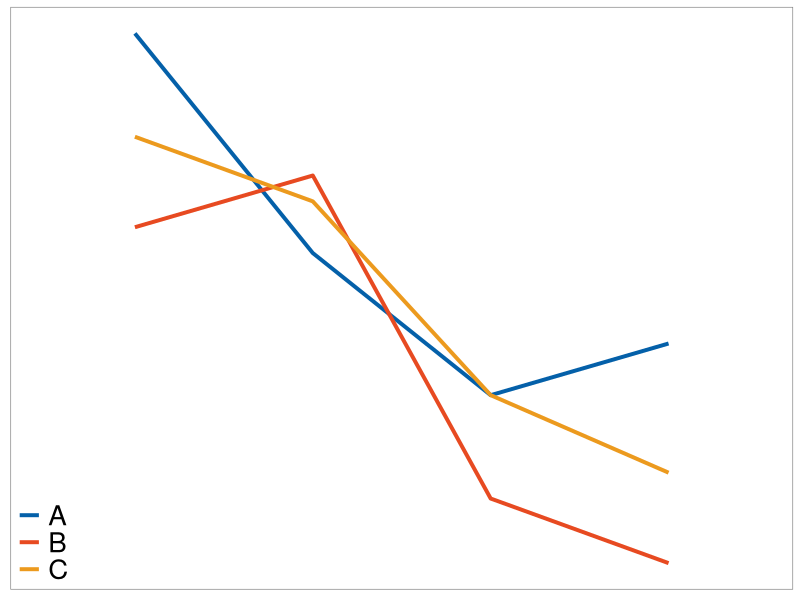
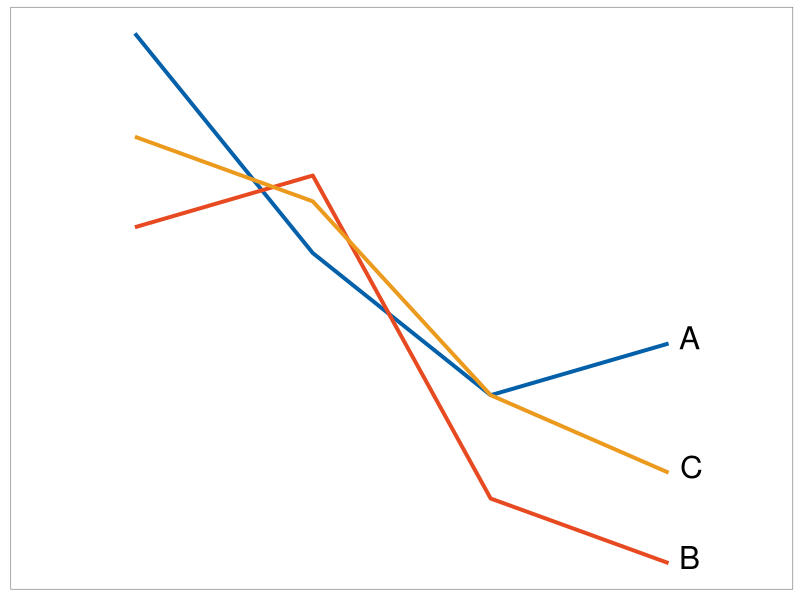
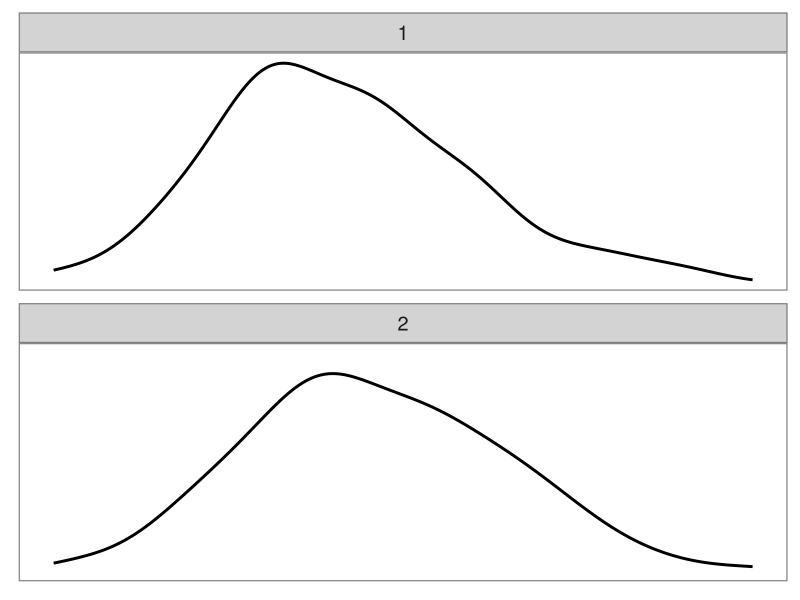
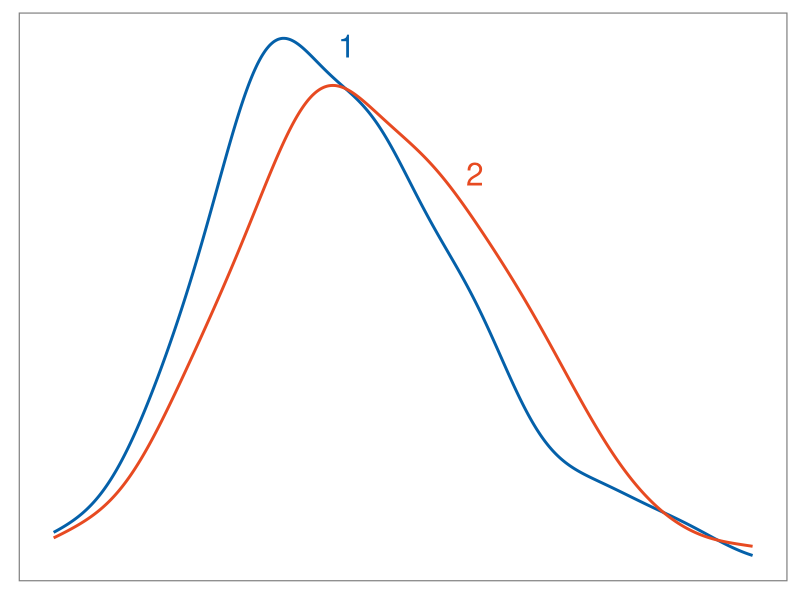
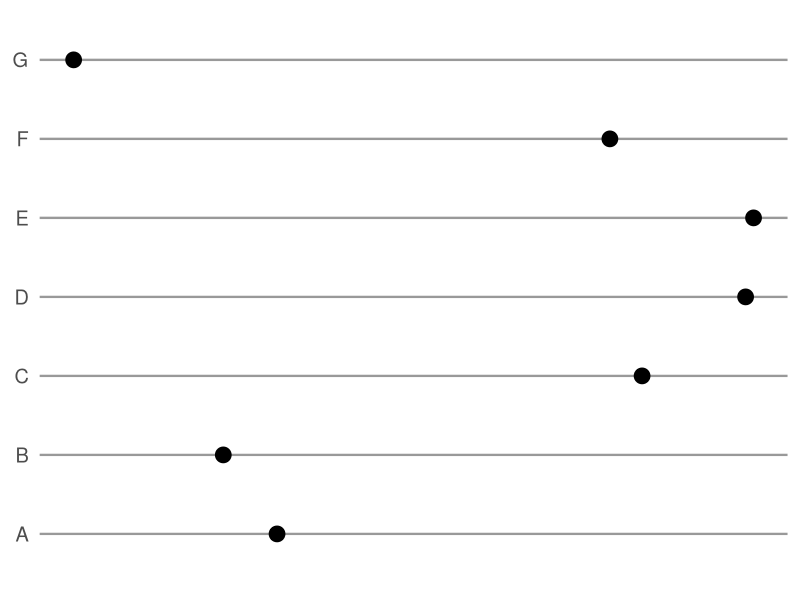
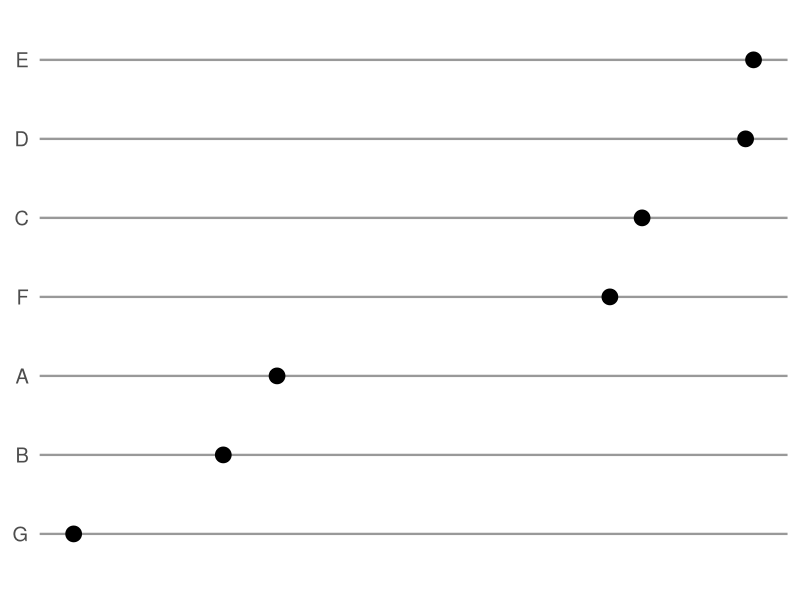
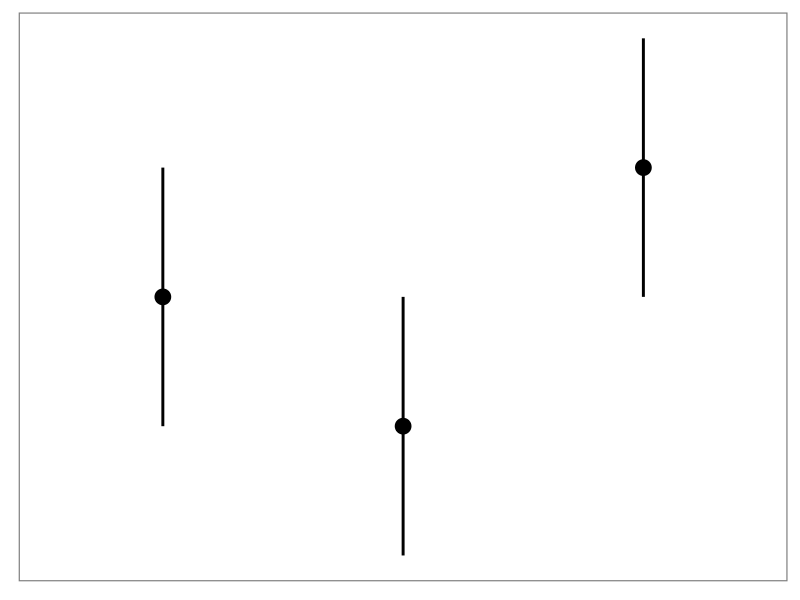
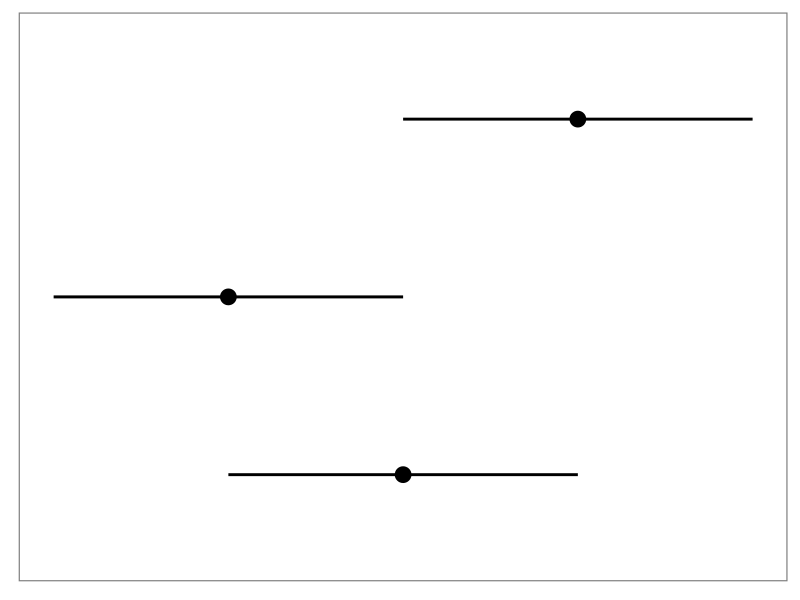

These figures' R source, in order:
rm(list=ls())
library(dplyr)
library(ggplot2)

#######################################################
## Novartis look and feel functions
#######################################################
Novartis.Color.Palette <- structure(
  c(  "#0460A9", "#CDDFEE", "#9BBFDD", "#68A0CB", "#03487F", "#023054",
      "#E74A21", "#FADBD3", "#F5B7A6", "#F1927A", "#AD3819", "#742510",
      "#EC9A1E", "#FBEBD2", "#F7D7A5", "#F4C278", "#B17416", "#764D0F",
      "#8D1F1B", "#E8D2D1", "#D1A5A4", "#BB7976", "#6A1714", "#46100E",
      "#7F7F7F", "#E5E5E5", "#CCCCCC", "#B2B2B2", "#5F5F5F", "#404040",
      "#CCCCCC", "#F5F5F5", "#EBEBEB", "#E0E0E0", "#999999", "#666666",
      "#404040", "#D9D9D9", "#B3B3B3", "#8C8C8C", "#303030", "#202020"
  ),.Dim = c(6L, 7L),
  .Dimnames = list(c("Hue", "Tint3", "Tint2", "Tint1", "Shade1", "Shade2"),
                   c("Novartis Blue", "Sienna", "Apricot", "Carmine", 
                     "Gray", "Light Gray", "Dark Gray")))

ggColor <- function(n.colors = 50, color.values = c("Hue", "Tint1", "Shade1"), 
                    color.hues = c(1:4)){
  color.vec <- as.vector(t(Novartis.Color.Palette[color.values,color.hues]))
  
  rep.colors <- 1
  if(n.colors > length(color.vec)){
    rep.colors <- ceiling(n.colors/length(color.vec))
  }
  
  ggcolor <- scale_color_manual(values = rep(color.vec,rep.colors))
  return(ggcolor)
}

ggFill <- function(n.colors = 42, color.values = c("Hue", "Tint1", "Shade1"), 
                   color.hues = c(1:4)){
  color.vec <- as.vector(t(Novartis.Color.Palette[color.values,color.hues]))
  
  rep.colors <- 1
  if(n.colors > length(color.vec)){
    rep.colors <- ceiling(n.colors/length(color.vec))
  }
  
  ggcolor <- scale_fill_manual(values = rep(color.vec,rep.colors))
  return(ggcolor)
}



##################################################################################
## Facilitating Comparisons - Proximity & Alignment
## Demostration of direct labels on a simple line graph
## Direct labels reduce burden to decode
##################################################################################



## make data
df <- data.frame(trt=rep(c("A", "B", "C"), each=4),
                 visit=rep(c(1, 2, 3, 4),3),
                 response=c(4.9,3.2,2.1,2.5, 
                            3.4,3.8,1.3,0.8,
                            4.1,3.6,2.1,1.5)
)

## plot with legend look up
ggplot(df, aes(x=visit, y=response, group=trt, colour=trt)) + 
  geom_line(size=1.35, aes(colour=trt)) + 
  scale_x_continuous(limits = c(0.5, 4.5), breaks = c(1,2,3,4)) + 
  ggColor() +
  theme_minimal(base_size = 10 ) +  
  theme(panel.grid.minor=element_blank(),
        panel.grid.major=element_blank(),
        axis.title.y=element_blank(),
        axis.text.y=element_blank(),
        axis.title.x=element_blank(),
        axis.text.x=element_blank(),
        legend.title=element_blank(),
        panel.background = element_rect(fill = "white", colour = "grey50"),
        legend.text=element_text(size = 20),
        legend.justification=c(0,0), legend.position=c(0,0)
  )   

ggsave(file="Plot15a.png", width = 80, height = 80, units = "mm", dpi = 300)


## plot with direct label
ggplot(df, aes(x=visit, y=response, group=trt)) + 
  geom_line(size=1.35, aes(colour=trt)) + 
  scale_x_continuous(limits = c(0.5, 4.5), breaks = c(1,2,3,4)) +
  ggColor()+ 
  geom_text(data = df[df$visit == "4",], 
            aes(label = trt), size = 8, hjust = -0.5, vjust = 0.25) +
  theme_minimal(base_size = 10 ) +  
  theme(panel.grid.minor=element_blank(),
        panel.grid.major=element_blank(),
        axis.title.y=element_blank(),
        axis.text.y=element_blank(),
        axis.title.x=element_blank(),
        axis.text.x=element_blank(),
        legend.title=element_blank(),
        panel.background = element_rect(fill = "white", colour = "grey50"),
        legend.position="none"
  ) 

ggsave(file="Plot15b.png", width = 80, height = 80, units = "mm", dpi = 300)



###################################################################################
## Demostration of a panelled and overlayed density plot
## Proximity 
## Keep quantities to be compared close together. 
###################################################################################

## Make data
set.seed(12345666)
n <- 100
overlay <- data.frame(v=c("1","2"), mu=c(1,1.2))
overlay <- overlay[rep(c(1,2),n),]
overlay$s <- rnorm(n=2*n,mean=overlay$mu, sd=1)


## Set theme
theme_set(theme_minimal(base_size=18))
th <- theme(panel.grid.minor=element_blank(),
            panel.grid.major=element_blank(),
            axis.title.y=element_blank(),
            axis.text.y=element_blank(),
            axis.title.x=element_blank(),
            axis.text.x=element_blank(),
            strip.background = element_rect(fill = "lightgrey", colour = "grey50"),
            panel.background = element_rect(fill = "white", colour = "grey50")
)


## Plot by panel
ggplot(overlay, aes(x=s)) + 
  facet_wrap(~v, ncol=1) + 
  geom_line(stat="density",size=1) + 
  th

ggsave(file="Plot16a.png", width = 80, height = 80, units = "mm", dpi = 300)


## Plot by overlay
ggplot(overlay, aes(x=s, colour=factor(v))) + 
  geom_line(stat="density", size=1) + 
  ggColor() +  th +
  theme(legend.position = "none") + 
  guides(color = guide_legend(title=NULL))+
  geom_text(data=data.frame(x=c(1,2), y=c(0.4, 0.3), v = c("1", "2")),
            aes(x= x, y= y, label = factor(v), color = factor(v)),hjust = -0.1, vjust = 0.25, size = 8)

ggsave(file="Plot16b.png", width = 80, height = 80, units = "mm", dpi = 300)



####################################################################################
## Ordering of a simple dot plot
## Ordering values is helpful for comparing across many categories.
####################################################################################

set.seed(12345666)
theme_set(theme_minimal(base_size=18))
ordering <- data.frame(v=LETTERS[1:7], y=runif(7))

ggplot(ordering, aes(y=y, x=v)) + 
  geom_point(size=5)  +
  coord_flip() + 
  theme(panel.grid.major.y = element_line(colour = "grey60", size = 0.8),
        panel.grid.minor.y = element_blank(),
        panel.grid.major.x = element_blank(),
        panel.grid.minor.x = element_blank(),
        axis.title.x=element_blank(),
        axis.text.x=element_blank(),
        axis.title.y=element_blank()
  )

ggsave(file="Plot17a.png", width = 80, height = 80, units = "mm", dpi = 300)


## order plot to display a ranking 
ordering <- arrange(ordering, y)
ggplot(ordering, aes(y=y, x=factor(v, levels=ordering$v))) + 
  geom_point(size=5) + 
  coord_flip() + 
  theme(panel.grid.major.y = element_line(colour = "grey60", size = 0.8),
        panel.grid.minor.y = element_blank(),
        panel.grid.major.x = element_blank(),
        panel.grid.minor.x = element_blank(),
        axis.title.x=element_blank(),
        axis.text.x=element_blank(),
        axis.title.y=element_blank()
        #axis.text.y=element_blank()
  )

ggsave(file="Plot17b.png", width = 80, height = 80, units = "mm", dpi = 300)


########################################################################################
## Simple forest plot 
## Oriernation can simplify comparisons
########################################################################################
## Set common theme
theme_set(theme_minimal(base_size=18))
th <- theme(panel.grid.minor.y = element_blank(),
            panel.grid.major.y = element_blank(),
            panel.grid.major.x = element_blank(),
            panel.grid.minor.x = element_blank(),
            panel.background = element_rect(fill = "white", colour = "grey50"),
            axis.title.y=element_blank(),
            axis.title.x=element_blank(),
            axis.text.x=element_blank(),
            axis.text.y=element_blank())

## Make data
align <- data.frame(x=factor(c(1,2,3)),y=c(2,1,3),low=c(1,0,2),hi=c(3,2,4))

ggplot(align, aes(x=x, y=y, ymin=low, ymax=hi)) + 
  geom_point(size=5) + 
  geom_linerange(size=1) + 
  th

ggsave(file="Plot18a.png", width = 80, height = 80, units = "mm", dpi = 300)

## flip the orientation to support a simpler comparison
last_plot() + coord_flip()

ggsave(file="Plot18b.png", width = 80, height = 80, units = "mm", dpi = 300)


#########################################################################################
## Simple forest plot
## Differences - do the calculation 
## Avoid the reviewer making the calculation; 
## show the difference where applicable 
## e.g. plot the mean difference rather individual means.
#########################################################################################

## Set theme
theme_set(theme_minimal(base_size=18))
th <- theme(panel.grid.minor=element_blank(),
            panel.grid.major=element_blank(),
            axis.title.y=element_blank(),
            axis.text.y=element_blank(),
            axis.title.x=element_blank(),
            axis.text.x=element_blank(),
            strip.background = element_rect(fill = "lightgrey", colour = "grey50"),
            panel.background = element_rect(fill = "white", colour = "grey50")
)


## Make data
difference <- data.frame(grp=c("PBO", "TRT1", "TRT2"), 
                         y=c(1,2,2.2), 
                         low=c(0,1,1.1), 
                         hi=c(2,3,3.1))

ggplot(difference, aes(x=grp, y=y, ymin=low, ymax=hi)) + 
  geom_pointrange(size=1) + 
  scale_y_continuous(breaks=c(0,1,2,3)) + 
  coord_flip() + 
  theme(panel.grid.minor=element_blank(),
        panel.grid.major=element_blank(),
        axis.title.x=element_blank(),
        axis.text.x=element_blank(),
        axis.title.y=element_blank(),
        plot.background = element_rect(fill = "white", colour = "grey50")
  )

ggsave(file="Plot19a.png", width = 80, height = 80, units = "mm", dpi = 300)


difference2 <- data.frame(grp=c("TRT1\n-PBO","TRT2\n-PBO"), 
                          y=c(1,1.2), 
                          low=c(-0.3,-0.1), 
                          hi=c(2.3,2.5))

ggplot(difference2, aes(x=grp, y=y, ymin=low, ymax=hi)) + 
  geom_hline(yintercept=0, linetype=2) + 
  geom_pointrange(size=1) + 
  scale_y_continuous(breaks=c(0,1,2,3)) + 
  coord_flip() +  
  theme(panel.grid.minor=element_blank(),
        panel.grid.major=element_blank(),
        axis.title.x=element_blank(),
        axis.text.x=element_blank(),
        axis.title.y=element_blank(),
        plot.background = element_rect(fill = "white", colour = "grey50")
  )

ggsave(file="Plot19b.png", width = 80, height = 80, units = "mm", dpi = 300)


####################################################################################
## Simple scatter plot
## Layering and visual anchoring
## Draw attention to the comparison by utilising grid lines, 
## reference lines and other visual anchors to add layer and context. 
####################################################################################


set.seed(12345666)

# make data
grl <- data.frame(x=c(0,1,2,4,8,12,24,48,72,84), y=rnorm(200))

## Set theme
theme_set(theme_minimal(base_size=18))
th <- theme(panel.grid.minor=element_blank(),
            panel.grid.major=element_blank(),
            axis.title.y=element_blank(),
            axis.text.y=element_blank(),
            axis.title.x=element_blank(),
            axis.text.x=element_blank(),
            strip.background = element_rect(fill = "lightgrey", colour = "grey50"),
            panel.background = element_rect(fill = "white", colour = "grey50")
)



## plot
ggplot(grl, aes(x=x, y=y)) + 
  geom_point(size=5) +  
  th

ggsave(file="Plot20a.png", width = 80, height = 80, units = "mm", dpi = 300)


last_plot() + 
  geom_hline(yintercept=0, linetype=1, color="red", size=4) +
  theme(panel.grid.minor=element_line(color = "lightgrey", size = 0.5),
        panel.grid.major=element_line(color = "lightgrey", size = 0.5)
  )
ggsave(file="Plot20b.png", width = 80, height = 80, units = "mm", dpi = 300)

